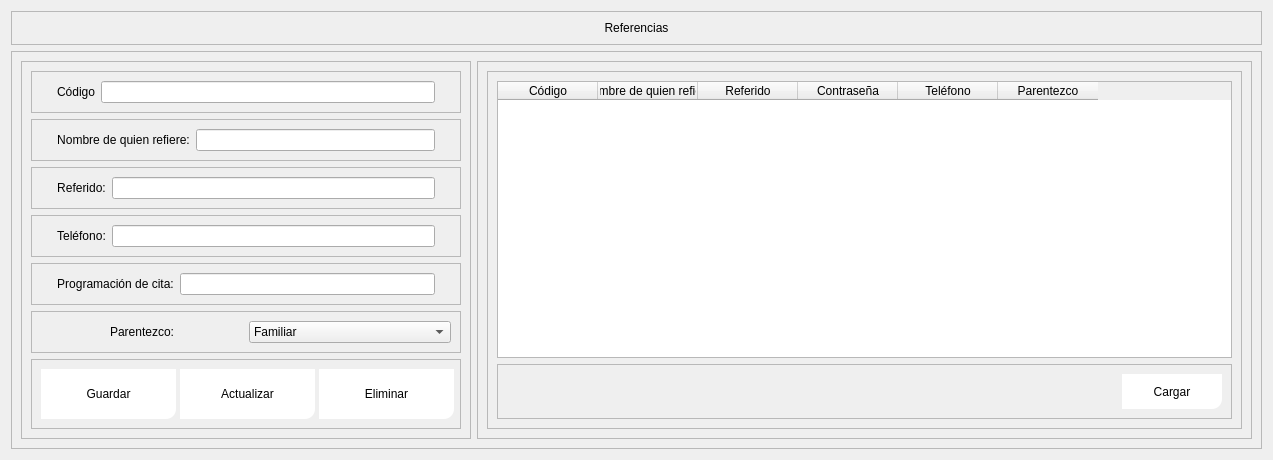
               <widget class="QWidget" name="page_referencias">
                <layout class="QVBoxLayout" name="verticalLayout_28">
                 <item>
                  <widget class="QFrame" name="frame_31">
                   <property name="frameShape">
                    <enum>QFrame::StyledPanel</enum>
                   </property>
                   <property name="frameShadow">
                    <enum>QFrame::Raised</enum>
                   </property>
                   <layout class="QVBoxLayout" name="verticalLayout_17">
                    <item>
                     <widget class="QLabel" name="label_130">
                      <property name="styleSheet">
                       <string notr="true">font: 75 12pt &quot;Open Sans Semibold&quot;</string>
                      </property>
                      <property name="text">
                       <string>Referencias</string>
                      </property>
                      <property name="alignment">
                       <set>Qt::AlignCenter</set>
                      </property>
                     </widget>
                    </item>
                   </layout>
                  </widget>
                 </item>
                 <item>
                  <widget class="QFrame" name="frame_32">
                   <property name="frameShape">
                    <enum>QFrame::StyledPanel</enum>
                   </property>
                   <property name="frameShadow">
                    <enum>QFrame::Raised</enum>
                   </property>
                   <layout class="QHBoxLayout" name="horizontalLayout_4">
                    <item>
                     <widget class="QFrame" name="frame_33">
                      <property name="minimumSize">
                       <size>
                        <width>450</width>
                        <height>0</height>
                       </size>
                      </property>
                      <property name="maximumSize">
                       <size>
                        <width>250</width>
                        <height>16777215</height>
                       </size>
                      </property>
                      <property name="frameShape">
                       <enum>QFrame::StyledPanel</enum>
                      </property>
                      <property name="frameShadow">
                       <enum>QFrame::Raised</enum>
                      </property>
                      <layout class="QVBoxLayout" name="verticalLayout_19">
                       <item>
                        <widget class="QFrame" name="frame_49">
                         <property name="frameShape">
                          <enum>QFrame::StyledPanel</enum>
                         </property>
                         <property name="frameShadow">
                          <enum>QFrame::Raised</enum>
                         </property>
                         <layout class="QHBoxLayout" name="horizontalLayout_34">
                          <property name="leftMargin">
                           <number>25</number>
                          </property>
                          <property name="rightMargin">
                           <number>25</number>
                          </property>
                          <item>
                           <widget class="QLabel" name="label_152">
                            <property name="styleSheet">
                             <string notr="true">font: 75 9pt &quot;Open Sans Semibold&quot;</string>
                            </property>
                            <property name="text">
                             <string>Código</string>
                            </property>
                            <property name="alignment">
                             <set>Qt::AlignCenter</set>
                            </property>
                           </widget>
                          </item>
                          <item>
                           <widget class="QLineEdit" name="codigo_ref">
                            <property name="styleSheet">
                             <string notr="true">font: 75 8pt &quot;Open Sans Semibold&quot;</string>
                            </property>
                           </widget>
                          </item>
                         </layout>
                        </widget>
                       </item>
                       <item>
                        <widget class="QFrame" name="frame_34">
                         <property name="frameShape">
                          <enum>QFrame::StyledPanel</enum>
                         </property>
                         <property name="frameShadow">
                          <enum>QFrame::Raised</enum>
                         </property>
                         <layout class="QHBoxLayout" name="horizontalLayout_13">
                          <property name="leftMargin">
                           <number>25</number>
                          </property>
                          <property name="rightMargin">
                           <number>25</number>
                          </property>
                          <item>
                           <widget class="QLabel" name="label_131">
                            <property name="styleSheet">
                             <string notr="true">font: 75 9pt &quot;Open Sans Semibold&quot;</string>
                            </property>
                            <property name="text">
                             <string>Nombre de quien refiere:</string>
                            </property>
                            <property name="alignment">
                             <set>Qt::AlignCenter</set>
                            </property>
                           </widget>
                          </item>
                          <item>
                           <widget class="QLineEdit" name="nombre_ref">
                            <property name="styleSheet">
                             <string notr="true">font: 75 8pt &quot;Open Sans Semibold&quot;</string>
                            </property>
                           </widget>
                          </item>
                         </layout>
                        </widget>
                       </item>
                       <item>
                        <widget class="QFrame" name="frame_35">
                         <property name="frameShape">
                          <enum>QFrame::StyledPanel</enum>
                         </property>
                         <property name="frameShadow">
                          <enum>QFrame::Raised</enum>
                         </property>
                         <layout class="QHBoxLayout" name="horizontalLayout_14">
                          <property name="leftMargin">
                           <number>25</number>
                          </property>
                          <property name="rightMargin">
                           <number>25</number>
                          </property>
                          <item>
                           <widget class="QLabel" name="label_141">
                            <property name="styleSheet">
                             <string notr="true">font: 75 9pt &quot;Open Sans Semibold&quot;</string>
                            </property>
                            <property name="text">
                             <string>Referido:</string>
                            </property>
                            <property name="alignment">
                             <set>Qt::AlignCenter</set>
                            </property>
                           </widget>
                          </item>
                          <item>
                           <widget class="QLineEdit" name="ref_ref">
                            <property name="styleSheet">
                             <string notr="true">font: 75 8pt &quot;Open Sans Semibold&quot;</string>
                            </property>
                            <property name="text">
                             <string/>
                            </property>
                           </widget>
                          </item>
                         </layout>
                        </widget>
                       </item>
                       <item>
                        <widget class="QFrame" name="frame_36">
                         <property name="frameShape">
                          <enum>QFrame::StyledPanel</enum>
                         </property>
                         <property name="frameShadow">
                          <enum>QFrame::Raised</enum>
                         </property>
                         <layout class="QHBoxLayout" name="horizontalLayout_20">
                          <property name="leftMargin">
                           <number>25</number>
                          </property>
                          <property name="rightMargin">
                           <number>25</number>
                          </property>
                          <item>
                           <widget class="QLabel" name="label_142">
                            <property name="styleSheet">
                             <string notr="true">font: 75 9pt &quot;Open Sans Semibold&quot;</string>
                            </property>
                            <property name="text">
                             <string>Teléfono:</string>
                            </property>
                            <property name="alignment">
                             <set>Qt::AlignCenter</set>
                            </property>
                           </widget>
                          </item>
                          <item>
                           <widget class="QLineEdit" name="telefono_ref">
                            <property name="styleSheet">
                             <string notr="true">font: 75 8pt &quot;Open Sans Semibold&quot;</string>
                            </property>
                           </widget>
                          </item>
                         </layout>
                        </widget>
                       </item>
                       <item>
                        <widget class="QFrame" name="frame_37">
                         <property name="frameShape">
                          <enum>QFrame::StyledPanel</enum>
                         </property>
                         <property name="frameShadow">
                          <enum>QFrame::Raised</enum>
                         </property>
                         <layout class="QHBoxLayout" name="horizontalLayout_21">
                          <property name="leftMargin">
                           <number>25</number>
                          </property>
                          <property name="rightMargin">
                           <number>25</number>
                          </property>
                          <item>
                           <widget class="QLabel" name="label_143">
                            <property name="styleSheet">
                             <string notr="true">font: 75 9pt &quot;Open Sans Semibold&quot;</string>
                            </property>
                            <property name="text">
                             <string>Programación de cita:</string>
                            </property>
                            <property name="alignment">
                             <set>Qt::AlignCenter</set>
                            </property>
                           </widget>
                          </item>
                          <item>
                           <widget class="QLineEdit" name="cita_ref">
                            <property name="styleSheet">
                             <string notr="true">font: 75 8pt &quot;Open Sans Semibold&quot;</string>
                            </property>
                           </widget>
                          </item>
                         </layout>
                        </widget>
                       </item>
                       <item>
                        <widget class="QFrame" name="frame_39">
                         <property name="frameShape">
                          <enum>QFrame::StyledPanel</enum>
                         </property>
                         <property name="frameShadow">
                          <enum>QFrame::Raised</enum>
                         </property>
                         <layout class="QHBoxLayout" name="horizontalLayout_22">
                          <item>
                           <widget class="QLabel" name="label_145">
                            <property name="styleSheet">
                             <string notr="true">font: 75 9pt &quot;Open Sans Semibold&quot;</string>
                            </property>
                            <property name="text">
                             <string>Parentezco:</string>
                            </property>
                            <property name="alignment">
                             <set>Qt::AlignCenter</set>
                            </property>
                           </widget>
                          </item>
                          <item>
                           <widget class="QComboBox" name="parentezco_ref">
                            <item>
                             <property name="text">
                              <string>Familiar</string>
                             </property>
                            </item>
                            <item>
                             <property name="text">
                              <string>Pareja</string>
                             </property>
                            </item>
                            <item>
                             <property name="text">
                              <string>Amigo/a</string>
                             </property>
                            </item>
                           </widget>
                          </item>
                         </layout>
                        </widget>
                       </item>
                       <item>
                        <widget class="QFrame" name="frame_4">
                         <property name="frameShape">
                          <enum>QFrame::StyledPanel</enum>
                         </property>
                         <property name="frameShadow">
                          <enum>QFrame::Raised</enum>
                         </property>
                         <layout class="QHBoxLayout" name="horizontalLayout_23">
                          <item>
                           <widget class="QPushButton" name="btn_registrar_ref">
                            <property name="minimumSize">
                             <size>
                              <width>135</width>
                              <height>50</height>
                             </size>
                            </property>
                            <property name="maximumSize">
                             <size>
                              <width>150</width>
                              <height>16777215</height>
                             </size>
                            </property>
                            <property name="styleSheet">
                             <string notr="true">QFrame{
background-color: rgb(51, 157, 255);
}

QPushButton{
color: rgb(0, 0, 0);
	background-color: rgb(255, 255, 255);
border-bottom-right-radius:10px;
font: 75 8pt &quot;Open Sans Semibold&quot;
}

QPushButton:hover{
color: rgb(255, 255, 255);
	background-color: rgb(230, 135, 149);
border-bottom-right-radius:10px;
border-bottom-left-radius:10px;
border-top-right-radius:10px;
border-top-left-radius:10px;
font: 75 9pt  &quot;Open Sans Semibold&quot;
}</string>
                            </property>
                            <property name="text">
                             <string>Guardar</string>
                            </property>
                            <property name="icon">
                             <iconset>
                              <normaloff>images/5599648.png</normaloff>images/5599648.png</iconset>
                            </property>
                            <property name="iconSize">
                             <size>
                              <width>40</width>
                              <height>40</height>
                             </size>
                            </property>
                           </widget>
                          </item>
                          <item>
                           <widget class="QPushButton" name="btn_actu_ref">
                            <property name="minimumSize">
                             <size>
                              <width>135</width>
                              <height>50</height>
                             </size>
                            </property>
                            <property name="maximumSize">
                             <size>
                              <width>150</width>
                              <height>16777215</height>
                             </size>
                            </property>
                            <property name="styleSheet">
                             <string notr="true">QFrame{
background-color: rgb(51, 157, 255);
}

QPushButton{
color: rgb(0, 0, 0);
	background-color: rgb(255, 255, 255);
border-bottom-right-radius:10px;
font: 75 8pt &quot;Open Sans Semibold&quot;
}

QPushButton:hover{
color: rgb(255, 255, 255);
	background-color: rgb(230, 135, 149);
border-bottom-right-radius:10px;
border-bottom-left-radius:10px;
border-top-right-radius:10px;
border-top-left-radius:10px;
font: 75 9pt  &quot;Open Sans Semibold&quot;
}</string>
                            </property>
                            <property name="text">
                             <string>Actualizar</string>
                            </property>
                            <property name="icon">
                             <iconset>
                              <normaloff>images/5744896.png</normaloff>images/5744896.png</iconset>
                            </property>
                            <property name="iconSize">
                             <size>
                              <width>40</width>
                              <height>40</height>
                             </size>
                            </property>
                           </widget>
                          </item>
                          <item>
                           <widget class="QPushButton" name="btn_eliminar_ref">
                            <property name="minimumSize">
                             <size>
                              <width>135</width>
                              <height>50</height>
                             </size>
                            </property>
                            <property name="maximumSize">
                             <size>
                              <width>150</width>
                              <height>16777215</height>
                             </size>
                            </property>
                            <property name="styleSheet">
                             <string notr="true">vQFrame{
background-color: rgb(51, 157, 255);
}

QPushButton{
color: rgb(0, 0, 0);
	background-color: rgb(255, 255, 255);
border-bottom-right-radius:10px;
font: 75 8pt &quot;Open Sans Semibold&quot;
}

QPushButton:hover{
color: rgb(255, 255, 255);
	background-color: rgb(230, 135, 149);
border-bottom-right-radius:10px;
border-bottom-left-radius:10px;
border-top-right-radius:10px;
border-top-left-radius:10px;
font: 75 9pt  &quot;Open Sans Semibold&quot;
}</string>
                            </property>
                            <property name="text">
                             <string>Eliminar</string>
                            </property>
                            <property name="icon">
                             <iconset>
                              <normaloff>images/216684.png</normaloff>images/216684.png</iconset>
                            </property>
                            <property name="iconSize">
                             <size>
                              <width>40</width>
                              <height>40</height>
                             </size>
                            </property>
                           </widget>
                          </item>
                         </layout>
                        </widget>
                       </item>
                      </layout>
                     </widget>
                    </item>
                    <item>
                     <widget class="QFrame" name="frame_55">
                      <property name="minimumSize">
                       <size>
                        <width>100</width>
                        <height>0</height>
                       </size>
                      </property>
                      <property name="frameShape">
                       <enum>QFrame::StyledPanel</enum>
                      </property>
                      <property name="frameShadow">
                       <enum>QFrame::Raised</enum>
                      </property>
                      <layout class="QVBoxLayout" name="verticalLayout_18">
                       <item>
                        <widget class="QFrame" name="frame_85">
                         <property name="minimumSize">
                          <size>
                           <width>500</width>
                           <height>0</height>
                          </size>
                         </property>
                         <property name="maximumSize">
                          <size>
                           <width>900</width>
                           <height>16777215</height>
                          </size>
                         </property>
                         <property name="frameShape">
                          <enum>QFrame::StyledPanel</enum>
                         </property>
                         <property name="frameShadow">
                          <enum>QFrame::Raised</enum>
                         </property>
                         <layout class="QVBoxLayout" name="verticalLayout_31">
                          <item>
                           <widget class="QTableWidget" name="tablewidgetreferencias">
                            <column>
                             <property name="text">
                              <string>Código</string>
                             </property>
                            </column>
                            <column>
                             <property name="text">
                              <string>Nombre de quien refiere</string>
                             </property>
                            </column>
                            <column>
                             <property name="text">
                              <string>Referido</string>
                             </property>
                            </column>
                            <column>
                             <property name="text">
                              <string>Contraseña</string>
                             </property>
                            </column>
                            <column>
                             <property name="text">
                              <string>Teléfono</string>
                             </property>
                            </column>
                            <column>
                             <property name="text">
                              <string>Parentezco</string>
                             </property>
                            </column>
                           </widget>
                          </item>
                          <item>
                           <widget class="QFrame" name="frame_88">
                            <property name="minimumSize">
                             <size>
                              <width>0</width>
                              <height>50</height>
                             </size>
                            </property>
                            <property name="frameShape">
                             <enum>QFrame::StyledPanel</enum>
                            </property>
                            <property name="frameShadow">
                             <enum>QFrame::Raised</enum>
                            </property>
                            <layout class="QHBoxLayout" name="horizontalLayout_24">
                             <item>
                              <spacer name="horizontalSpacer_2">
                               <property name="orientation">
                                <enum>Qt::Horizontal</enum>
                               </property>
                               <property name="sizeHint" stdset="0">
                                <size>
                                 <width>615</width>
                                 <height>20</height>
                                </size>
                               </property>
                              </spacer>
                             </item>
                             <item>
                              <widget class="QPushButton" name="btn_load_ref">
                               <property name="minimumSize">
                                <size>
                                 <width>100</width>
                                 <height>35</height>
                                </size>
                               </property>
                               <property name="styleSheet">
                                <string notr="true">vQFrame{
background-color: rgb(51, 157, 255);
}

QPushButton{
color: rgb(0, 0, 0);
	background-color: rgb(255, 255, 255);
border-bottom-right-radius:10px;
font: 75 8pt &quot;Open Sans Semibold&quot;
}

QPushButton:hover{
color: rgb(255, 255, 255);
	background-color: rgb(230, 135, 149);
border-bottom-right-radius:10px;
border-bottom-left-radius:10px;
border-top-right-radius:10px;
border-top-left-radius:10px;
font: 75 9pt  &quot;Open Sans Semibold&quot;
}</string>
                               </property>
                               <property name="text">
                                <string>Cargar</string>
                               </property>
                              </widget>
                             </item>
                            </layout>
                           </widget>
                          </item>
                         </layout>
                        </widget>
                       </item>
                      </layout>
                     </widget>
                    </item>
                   </layout>
                  </widget>
                 </item>
                </layout>
               </widget>
